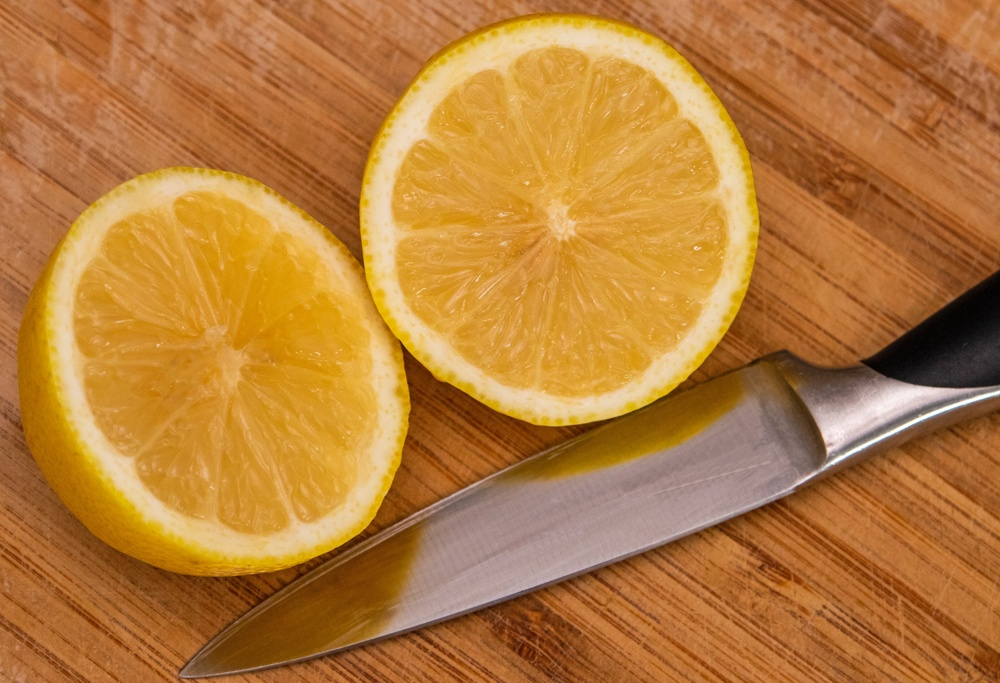
#> input picture test.jpg, 1000 x 683 px, shrunk from 4966 x 3391 before the run
$ python main.py   (older library calls are emulated)
#> lines starting #> are read from the running program, lines starting #| are printed output that depends on the picture; long printed decimals are rounded
import cv2
import numpy as np

image_path = 'test.jpg'
image = cv2.imread(image_path, cv2.IMREAD_GRAYSCALE)
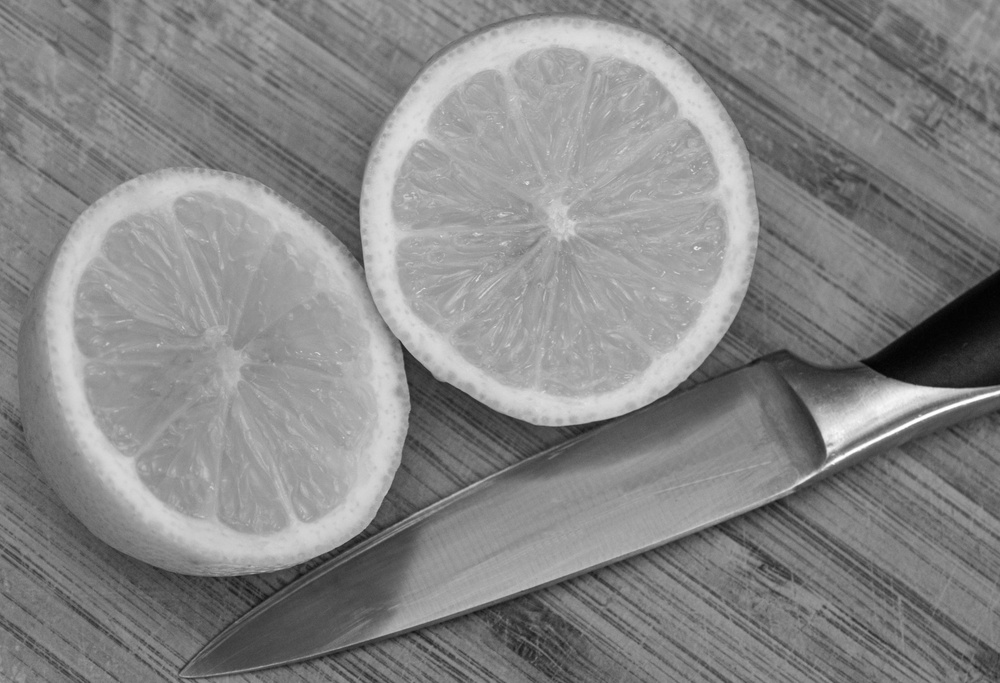
#> image: shape (683, 1000); min 2, max 255, mean 134.4

def add_blur(image):
    kernel_size = (5, 5)  # You can change these values
    blurred_image = cv2.GaussianBlur(image, kernel_size, 0)
    return blurred_image

def sharpen_image(image):
    kernel = np.array([[-1, -1, -1],
                       [-1,  9, -1],
                       [-1, -1, -1]])

    # Apply the sharpening filter to the image
    sharpened_image = cv2.filter2D(image, -1, kernel)
    return sharpened_image

def calculate_var(image):
    laplacian = cv2.Laplacian(image, cv2.CV_64F)
    laplacian_variance = np.var(laplacian)
    return laplacian_variance

def split_image(image):
    height, width  = image.shape
    # Calculate the midpoint to split the image vertically
    midpoint = width // 2

    # Split the image into two parts
    left_part = image[:, :midpoint]
    right_part = image[:, midpoint:]

    return left_part, right_part


def concat(image1, image2):
    concatenated_image = np.hstack((image1, image2))

    return concatenated_image


# Display the original image and Laplacian image (optional)

left, right = split_image(image)
#> in split_image, `left_part = image[:, :midpoint]`:
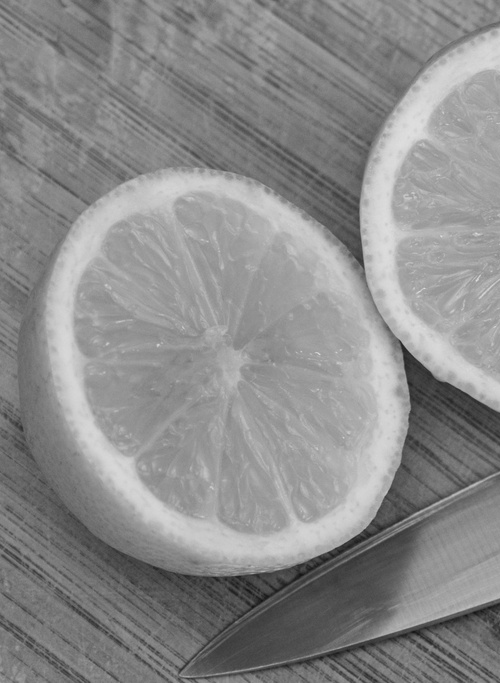
#> left_part: shape (683, 500); min 20, max 223, mean 139.1
#> in split_image, `right_part = image[:, midpoint:]`:
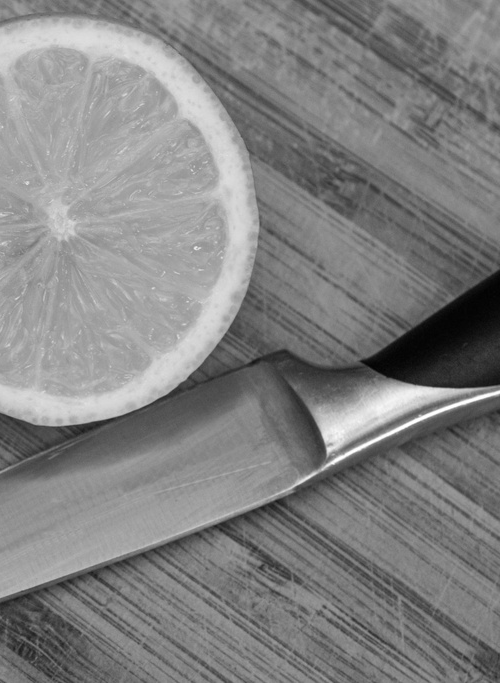
#> right_part: shape (683, 500); min 2, max 255, mean 129.7

mixed = concat(add_blur(left), sharpen_image(right))
#> in sharpen_image, `kernel = np.array([[-1, -1, -1], [-1,  9, -1], [-1, -1, -1]])`: kernel = [[-1, -1, -1], [-1, 9, -1], [-1, -1, -1]]
#> in sharpen_image, `sharpened_image = cv2.filter2D(image, -1, kernel)`:
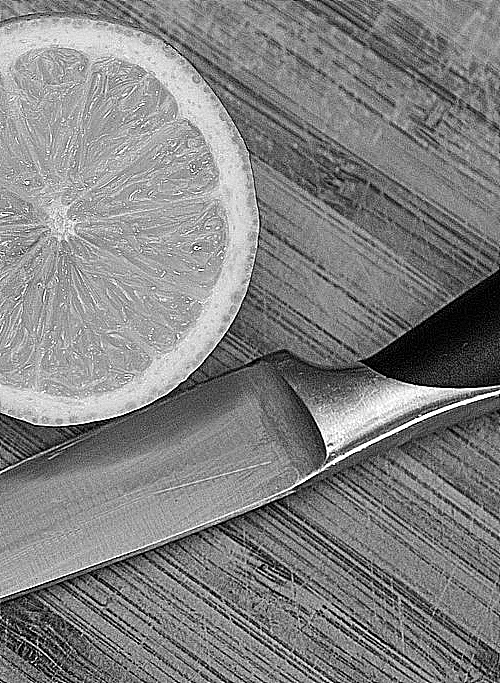
#> sharpened_image: shape (683, 500); min 0, max 255, mean 129.7
#> in concat, `concatenated_image = np.hstack((image1, image2))`:
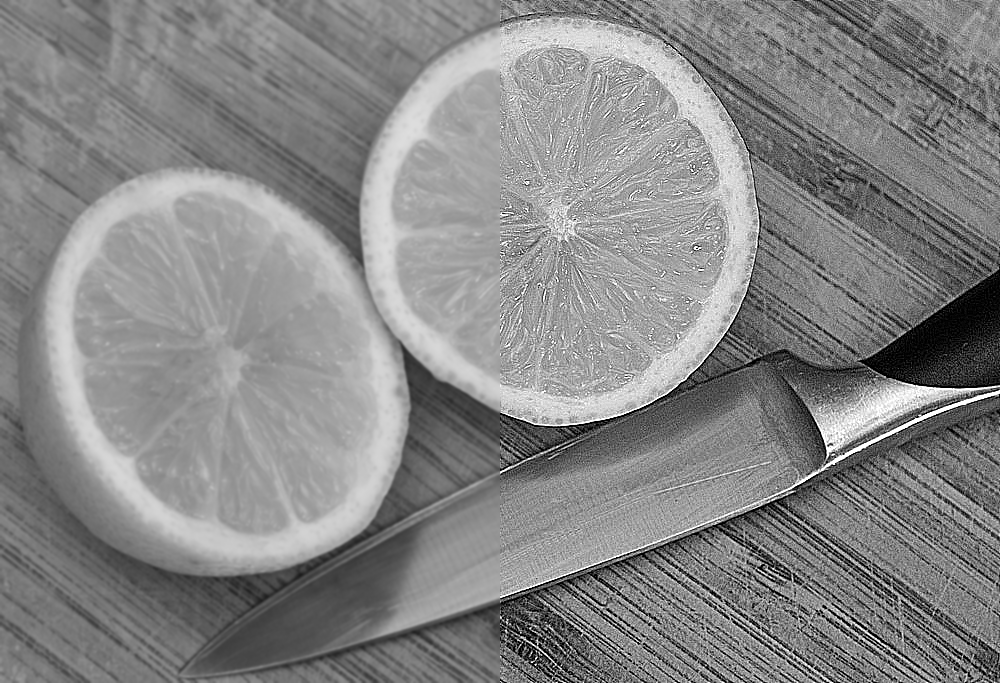
#> concatenated_image: shape (683, 1000); min 0, max 255, mean 134.4

print("Laplacian Variance Before Blurring:", calculate_var(image))
#> in calculate_var, `laplacian = cv2.Laplacian(image, cv2.CV_64F)`:
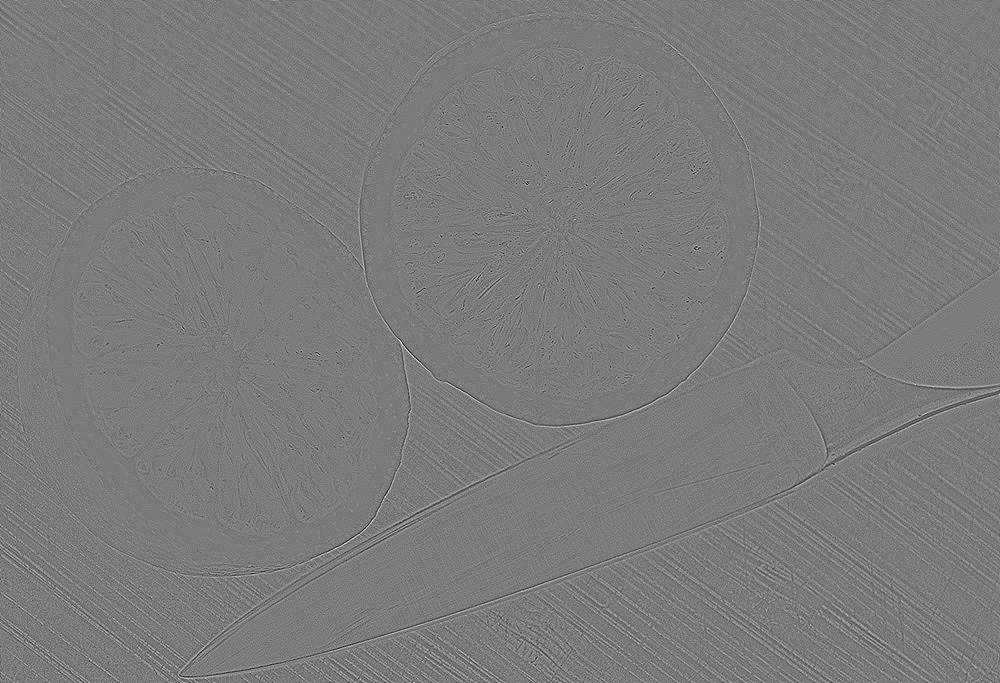
#> laplacian: shape (683, 1000) float64; min -157, max 168, mean 0; drawn with min black and max white
#> in calculate_var, `laplacian_variance = np.var(laplacian)`: laplacian_variance = 155.7
#| Laplacian Variance Before Blurring: 155.706
print("Laplacian Variance After mixing:", calculate_var(mixed))
#| Laplacian Variance After mixing: 4712.896
# print("Laplacian Variance After Sharpening:", calculate_var(sharpen_image(image)))

# cv2.imshow('Original Image',left )
# cv2.imshow('Laplacian Image', right)
cv2.imshow('Laplacian Image', mixed)
cv2.waitKey(0)
cv2.destroyAllWindows()
